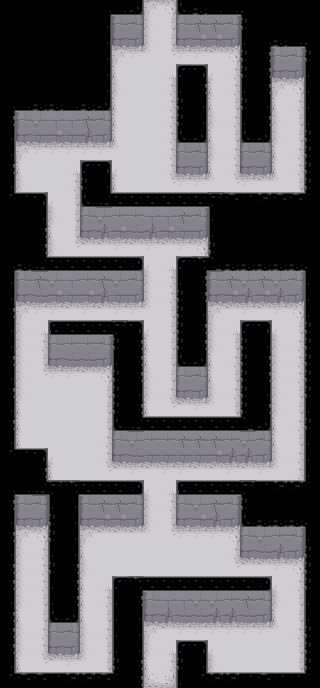

This game map was drawn from its Tiled (.tmx) file and the tilesets committed beside it. A one-line description and the full map source follow:
An orthogonal 20x43 tile map with 16x16 px tiles, 2 tile layers (Floor, Ceilng), 1 hidden layer not drawn.

<map version="1.0" orientation="orthogonal" renderorder="right-down" width="20" height="43" tilewidth="16" tileheight="16" nextobjectid="4">
 <tileset firstgid="1" name="dungeon tileset calciumtrice" tilewidth="16" tileheight="16" tilecount="1050" columns="30">
  <image source="dungeon tileset calciumtrice.png" width="480" height="560" />
  <terraintypes>
   <terrain name="Ceiling" tile="55" />
   <terrain name="Wall" tile="156" />
   <terrain name="Floor" tile="235" />
  </terraintypes>
  <tile id="30" terrain="0,0,0,0" />
  <tile id="31" terrain=",,,0" />
  <tile id="32" terrain=",,0," />
  <tile id="33" terrain=",0,," />
  <tile id="34" terrain="0,,," />
  <tile id="35" terrain=",0,,0" />
  <tile id="37" terrain=",0,,0" />
  <tile id="38" terrain=",,0,0" />
  <tile id="39" terrain=",,0,0" />
  <tile id="40" terrain=",,0,0" />
  <tile id="41" terrain="0,0,," />
  <tile id="43" terrain="0,0,," />
  <tile id="44" terrain="0,,0," />
  <tile id="46" terrain="0,,0," />
  <tile id="79" terrain=",0,0,0" />
  <tile id="80" terrain="0,,0,0" />
  <tile id="81" terrain="0,0,,0" />
  <tile id="82" terrain="0,0,0," />
  <tile id="120" terrain=",,,1" />
  <tile id="121" terrain=",,1,1" />
  <tile id="122" terrain=",,1,1" />
  <tile id="123" terrain=",,1,1" />
  <tile id="124" terrain=",,1,1" />
  <tile id="125" terrain=",,1," />
  <tile id="150" terrain=",1,," />
  <tile id="151" terrain="1,1,," />
  <tile id="152" terrain="1,1,," />
  <tile id="153" terrain="1,1,," />
  <tile id="154" terrain="1,1,," />
  <tile id="155" terrain="1,,," />
  <tile id="210" terrain="2,2,2,2" />
  <tile id="211" terrain=",,,2" />
  <tile id="212" terrain=",,2," />
  <tile id="213" terrain=",2,," />
  <tile id="214" terrain="2,,," />
  <tile id="216" terrain=",2,,2" />
  <tile id="217" terrain=",2,,2" />
  <tile id="218" terrain=",,2,2" />
  <tile id="220" terrain=",,2,2" />
  <tile id="222" terrain="2,2,," />
  <tile id="223" terrain="2,2,," />
  <tile id="225" terrain="2,,2," />
  <tile id="226" terrain="2,,2," />
  <tile id="259" terrain=",2,2,2" />
  <tile id="260" terrain="2,,2,2" />
  <tile id="261" terrain="2,2,,2" />
  <tile id="262" terrain="2,2,2," />
 </tileset>
 <imagelayer name="Background" visible="0" offsetx="16" offsety="16">
  <image source="../puzzle5.png" width="1248" height="672" />
 </imagelayer>
 <layer name="Floor" width="20" height="43">
  <data encoding="csv">
0,0,0,0,0,0,0,0,0,212,213,0,0,0,0,0,0,0,0,0,
0,0,0,0,0,0,0,121,126,217,227,121,123,123,126,0,0,0,0,0,
0,0,0,0,0,0,0,151,156,217,227,151,152,152,156,0,0,0,0,0,
0,0,0,0,0,0,0,212,219,260,261,219,219,221,213,0,0,121,126,0,
0,0,0,0,0,0,0,218,211,211,263,224,224,262,226,0,0,151,156,0,
0,0,0,0,0,0,0,217,211,211,226,0,0,218,226,0,0,212,213,0,
0,0,0,0,0,0,0,218,211,211,226,0,0,218,227,0,0,218,226,0,
0,121,122,124,124,123,126,218,211,211,226,0,0,217,226,0,0,217,227,0,
0,151,155,152,155,153,156,218,211,211,226,0,0,218,227,0,0,217,227,0,
0,212,219,219,219,219,219,260,211,211,226,121,126,217,226,121,126,218,226,0,
0,218,211,211,263,224,224,262,211,211,226,151,156,218,226,151,156,218,226,0,
0,217,211,211,226,0,0,218,211,211,261,219,219,260,261,219,221,260,227,0,
0,214,224,262,227,0,0,214,224,223,224,224,224,223,223,224,224,223,215,0,
0,0,0,217,227,121,122,125,125,124,124,123,126,0,0,0,0,0,0,0,
0,0,0,218,227,151,153,152,154,153,152,155,156,0,0,0,0,0,0,0,
0,0,0,217,261,221,221,219,221,219,221,219,213,0,0,0,0,0,0,0,
0,0,0,214,224,224,224,224,224,262,263,224,215,0,0,0,0,0,0,0,
0,121,123,122,124,125,123,122,126,217,226,0,0,121,123,122,123,122,126,0,
0,151,154,152,155,152,153,155,156,217,226,0,0,151,152,153,152,153,156,0,
0,212,219,219,221,219,221,219,219,260,227,0,0,212,221,219,221,219,213,0,
0,217,263,224,223,224,224,223,223,262,227,0,0,217,263,224,223,262,227,0,
0,217,226,121,125,125,126,0,0,218,227,0,0,217,227,0,0,217,226,0,
0,217,227,151,154,154,156,0,0,218,227,0,0,218,226,0,0,217,226,0,
0,217,261,219,219,221,213,0,0,217,227,121,126,218,227,0,0,217,226,0,
0,217,211,211,211,211,227,0,0,217,226,151,156,217,226,0,0,217,227,0,
0,218,211,211,211,211,227,0,0,218,261,221,219,260,227,0,0,217,227,0,
0,218,211,211,211,211,227,0,0,214,223,224,224,223,215,0,0,218,226,0,
0,218,211,211,211,211,226,121,122,125,125,123,123,123,125,122,126,218,227,0,
0,214,224,262,211,211,226,151,154,155,155,155,155,152,153,153,156,217,226,0,
0,0,0,218,211,211,261,221,219,221,219,219,221,221,219,221,219,260,226,0,
0,0,0,214,223,224,224,224,223,262,263,224,224,224,224,223,223,224,215,0,
0,121,126,0,0,121,123,123,126,217,226,121,122,123,126,0,0,0,0,0,
0,151,156,0,0,151,152,152,156,217,227,151,152,153,156,0,0,0,0,0,
0,212,213,0,0,212,221,221,221,260,261,219,219,219,213,121,122,125,126,0,
0,217,226,0,0,218,211,211,211,211,211,211,211,211,226,151,154,153,156,0,
0,217,226,0,0,217,211,211,211,211,211,211,211,211,261,221,221,219,213,0,
0,217,226,0,0,218,263,224,223,223,223,224,223,223,223,223,224,262,226,0,
0,217,227,0,0,218,226,0,0,121,124,124,122,122,125,123,126,217,227,0,
0,218,227,0,0,218,227,0,0,151,153,154,154,153,153,154,156,218,227,0,
0,217,226,121,126,217,226,0,0,212,221,219,219,219,219,219,219,260,226,0,
0,217,226,151,156,217,227,0,0,217,263,223,224,262,211,211,211,211,227,0,
0,218,261,221,219,260,227,0,0,218,226,0,0,217,211,211,211,211,227,0,
0,214,224,223,223,262,226,0,0,214,215,0,0,214,224,224,223,224,215,0
</data>
 </layer>
 <layer name="Ceilng" width="20" height="43">
  <data encoding="csv">
31,31,31,31,31,31,83,44,35,0,0,34,42,44,44,82,31,31,31,31,
31,31,31,31,31,31,47,0,0,0,0,0,0,0,0,36,31,31,31,31,
31,31,31,31,31,31,47,0,0,0,0,0,0,0,0,38,83,42,44,82,
31,31,31,31,31,31,47,0,0,0,0,0,0,0,0,36,45,0,0,36,
31,31,31,31,31,31,47,0,0,0,0,32,33,0,0,36,45,0,0,38,
31,31,31,31,31,31,47,0,0,0,0,38,45,0,0,38,45,0,0,38,
83,44,42,42,44,42,35,0,0,0,0,36,47,0,0,36,47,0,0,38,
45,0,0,0,0,0,0,0,0,0,0,36,47,0,0,38,45,0,0,38,
47,0,0,0,0,0,0,0,0,0,0,34,35,0,0,34,35,0,0,36,
47,0,0,0,0,0,0,0,0,0,0,0,0,0,0,0,0,0,0,36,
45,0,0,0,0,32,33,0,0,0,0,0,0,0,0,0,0,0,0,36,
47,0,0,0,0,36,47,0,0,0,0,0,0,0,0,0,0,0,0,36,
81,41,33,0,0,34,65,52,52,52,52,52,52,68,40,41,39,40,40,80,
31,31,47,0,0,0,0,0,0,0,0,0,0,38,31,31,31,31,31,31,
31,31,45,0,0,0,0,0,0,0,0,0,0,38,31,31,31,31,31,31,
31,31,45,0,0,0,0,0,0,0,0,0,0,36,31,31,31,31,31,31,
83,42,65,52,52,52,52,52,50,0,0,32,67,66,42,42,42,42,42,82,
47,0,0,0,0,0,0,0,0,0,0,38,45,0,0,0,0,0,0,38,
47,0,0,0,0,0,0,0,0,0,0,36,45,0,0,0,0,0,0,38,
45,0,0,0,0,0,0,0,0,0,0,36,47,0,0,0,0,0,0,38,
47,0,0,48,52,52,52,68,33,0,0,36,45,0,0,32,33,0,0,36,
47,0,0,0,0,0,0,36,45,0,0,36,45,0,0,36,47,0,0,36,
45,0,0,0,0,0,0,38,45,0,0,34,35,0,0,36,45,0,0,36,
47,0,0,0,0,0,0,36,45,0,0,0,0,0,0,36,45,0,0,36,
45,0,0,0,0,0,0,36,47,0,0,0,0,0,0,36,47,0,0,36,
47,0,0,0,0,0,0,36,45,0,0,0,0,0,0,36,45,0,0,38,
45,0,0,0,0,0,0,34,65,52,52,52,52,52,52,66,35,0,0,36,
47,0,0,0,0,0,0,0,0,0,0,0,0,0,0,0,0,0,0,38,
81,41,33,0,0,0,0,0,0,0,0,0,0,0,0,0,0,0,0,38,
31,31,45,0,0,0,0,0,0,0,0,0,0,0,0,0,0,0,0,38,
83,44,65,68,67,52,52,52,50,0,0,48,52,52,52,68,41,39,39,80,
45,0,0,38,47,0,0,0,0,0,0,0,0,0,0,36,31,31,31,31,
47,0,0,36,47,0,0,0,0,0,0,0,0,0,0,34,42,42,42,82,
45,0,0,36,47,0,0,0,0,0,0,0,0,0,0,0,0,0,0,38,
47,0,0,38,47,0,0,0,0,0,0,0,0,0,0,0,0,0,0,36,
45,0,0,36,45,0,0,0,0,0,0,0,0,0,0,0,0,0,0,36,
45,0,0,38,45,0,0,32,67,52,52,52,52,52,52,52,50,0,0,36,
47,0,0,38,45,0,0,38,45,0,0,0,0,0,0,0,0,0,0,38,
45,0,0,34,35,0,0,38,47,0,0,0,0,0,0,0,0,0,0,38,
45,0,0,0,0,0,0,38,47,0,0,0,0,0,0,0,0,0,0,36,
45,0,0,0,0,0,0,38,47,0,0,32,33,0,0,0,0,0,0,36,
47,0,0,0,0,0,0,36,45,0,0,36,47,0,0,0,0,0,0,36,
81,40,40,41,39,39,40,80,45,0,0,38,81,39,39,41,40,41,41,80
</data>
 </layer>
</map>
